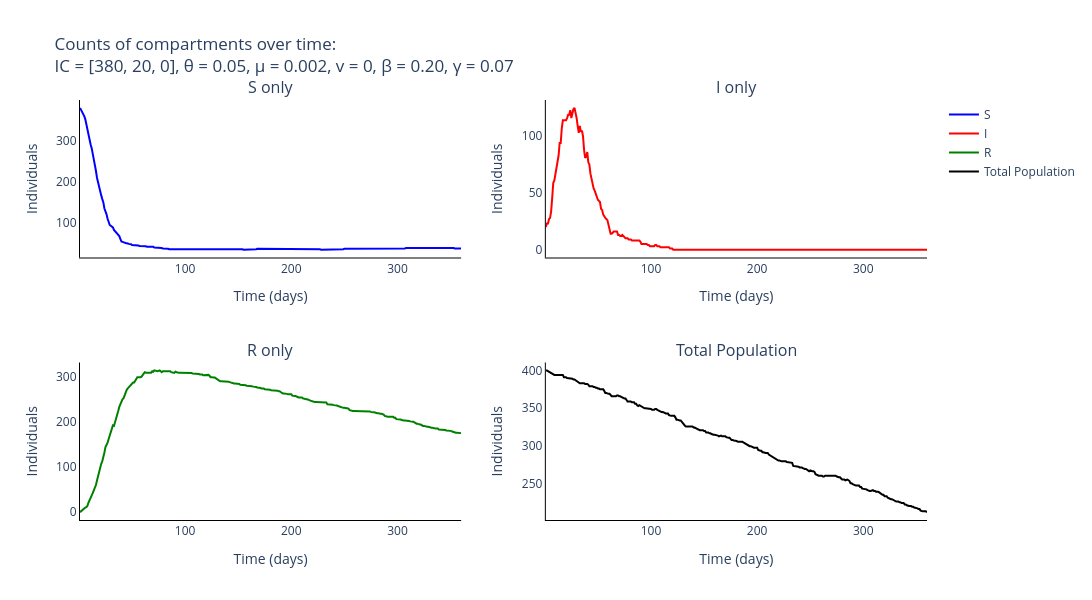

Write notebook code for a chart like this one.
### Markdown cell above
### Plot output of Gillespie for the different compartments

### Code cell
# Trace names - represent the type of individuals for the simulation
trace_name = ['{}'.format(s) for s in compartments]

# Names of panels
panels = ['{} only'.format(s) for s in compartments] + ['Total Population']

fig = go.Figure()
fig = make_subplots(rows=int(np.ceil(len(panels)/2)), cols=2, subplot_titles=tuple('{}'.format(p) for p in panels))

# Add traces to the separate counts panels
for s, spec in enumerate(compartments):
    fig.add_trace(
        go.Scatter(
            y=np.mean(output_algorithm[:, :, s], axis=0).tolist(),
            x=times,
            mode='lines',
            name=trace_name[s],
            line_color=colours[s]
        ),
        row= int(np.floor(s / 2)) + 1,
        col= s % 2 + 1
    )

fig.add_trace(
    go.Scatter(
        y=np.mean(np.sum(output_algorithm, axis=2), axis=0).tolist(),
        x=times,
        mode='lines',
        name='Total Population',
        line_color='black'
    ),
    row= 2,
    col= 2
)

# Add axis labels
fig.update_layout(
    title='Counts of compartments over time:<br>IC = {}, θ = {}, μ = {}, v = {}, β = {:.2f}, γ = {:.2f}'.format(parameters[0:3], parameters[3], parameters[4], parameters[5], parameters[6], parameters[7]),
    width=1100, 
    height=600,
    plot_bgcolor='white',
    xaxis=dict(
        linecolor='black',
        title = 'Time (days)'
        ),
    yaxis=dict(
        linecolor='black',
        title = 'Individuals'),
    xaxis2=dict(
        linecolor='black',
        title = 'Time (days)'
        ),
    yaxis2=dict(
        linecolor='black',
        title = 'Individuals'),
    xaxis3=dict(
        linecolor='black',
        title = 'Time (days)'
        ),
    yaxis3=dict(
        linecolor='black',
        title = 'Individuals'),
    xaxis4=dict(
        linecolor='black',
        title = 'Time (days)'
        ),
    yaxis4=dict(
        linecolor='black',
        title = 'Individuals')
    #legend=dict(
    #    orientation="h",
    #    yanchor="bottom",
    #    y=1.02,
    #    xanchor="right",
    #    x=1
    #)
    )

fig.write_image('images/SIR-gillespie-Ct.pdf')
fig.show()

### Figure 1 — Plotly figure (JSON) as saved in the notebook; plotly's stock layout.template omitted (floating-point values rounded to 4 significant figures; data arrays with more than 128 entries replaced by an {"elided": "..."} marker saying what was removed)
{"data": [{"line": {"color": "blue"}, "mode": "lines", "name": "S", "type": "scatter", "x": {"elided": "360 int values"}, "xaxis": "x", "y": {"elided": "360 int values"}, "yaxis": "y"}, {"line": {"color": "red"}, "mode": "lines", "name": "I", "type": "scatter", "x": {"elided": "360 int values"}, "xaxis": "x2", "y": {"elided": "360 int values"}, "yaxis": "y2"}, {"line": {"color": "green"}, "mode": "lines", "name": "R", "type": "scatter", "x": {"elided": "360 int values"}, "xaxis": "x3", "y": {"elided": "360 int values"}, "yaxis": "y3"}, {"line": {"color": "black"}, "mode": "lines", "name": "Total Population", "type": "scatter", "x": {"elided": "360 int values"}, "xaxis": "x4", "y": {"elided": "360 int values"}, "yaxis": "y4"}], "layout": {"annotations": [{"font": {"size": 16}, "showarrow": false, "text": "S only", "x": 0.225, "xanchor": "center", "xref": "paper", "y": 1, "yanchor": "bottom", "yref": "paper"}, {"font": {"size": 16}, "showarrow": false, "text": "I only", "x": 0.775, "xanchor": "center", "xref": "paper", "y": 1, "yanchor": "bottom", "yref": "paper"}, {"font": {"size": 16}, "showarrow": false, "text": "R only", "x": 0.225, "xanchor": "center", "xref": "paper", "y": 0.375, "yanchor": "bottom", "yref": "paper"}, {"font": {"size": 16}, "showarrow": false, "text": "Total Population", "x": 0.775, "xanchor": "center", "xref": "paper", "y": 0.375, "yanchor": "bottom", "yref": "paper"}], "height": 600, "plot_bgcolor": "white", "title": {"text": "Counts of compartments over time:<br>IC = [380, 20, 0], θ = 0.05, μ = 0.002, v = 0, β = 0.20, γ = 0.07"}, "width": 1100, "xaxis": {"anchor": "y", "domain": [0, 0.45], "linecolor": "black", "title": {"text": "Time (days)"}}, "xaxis2": {"anchor": "y2", "domain": [0.55, 1], "linecolor": "black", "title": {"text": "Time (days)"}}, "xaxis3": {"anchor": "y3", "domain": [0, 0.45], "linecolor": "black", "title": {"text": "Time (days)"}}, "xaxis4": {"anchor": "y4", "domain": [0.55, 1], "linecolor": "black", "title": {"text": "Time (days)"}}, "yaxis": {"anchor": "x", "domain": [0.625, 1], "linecolor": "black", "title": {"text": "Individuals"}}, "yaxis2": {"anchor": "x2", "domain": [0.625, 1], "linecolor": "black", "title": {"text": "Individuals"}}, "yaxis3": {"anchor": "x3", "domain": [0, 0.375], "linecolor": "black", "title": {"text": "Individuals"}}, "yaxis4": {"anchor": "x4", "domain": [0, 0.375], "linecolor": "black", "title": {"text": "Individuals"}}}}
